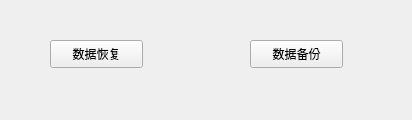
<?xml version="1.0" encoding="UTF-8"?>
<ui version="4.0">
 <class>DataRecoveryClass</class>
 <widget class="QMainWindow" name="DataRecoveryClass">
  <property name="geometry">
   <rect>
    <x>0</x>
    <y>0</y>
    <width>412</width>
    <height>120</height>
   </rect>
  </property>
  <property name="windowTitle">
   <string>DataRecovery</string>
  </property>
  <widget class="QWidget" name="centralWidget">
   <widget class="QPushButton" name="btnDataRecovery">
    <property name="geometry">
     <rect>
      <x>50</x>
      <y>40</y>
      <width>93</width>
      <height>28</height>
     </rect>
    </property>
    <property name="text">
     <string>数据恢复</string>
    </property>
   </widget>
   <widget class="QPushButton" name="btnDataBk">
    <property name="geometry">
     <rect>
      <x>250</x>
      <y>40</y>
      <width>93</width>
      <height>28</height>
     </rect>
    </property>
    <property name="text">
     <string>数据备份</string>
    </property>
   </widget>
  </widget>
 </widget>
 <layoutdefault spacing="6" margin="11"/>
 <resources>
  <include location="DataRecovery.qrc"/>
 </resources>
 <connections/>
 <slots>
  <slot>on_btnDataRecovery_clicked()</slot>
 </slots>
</ui>
